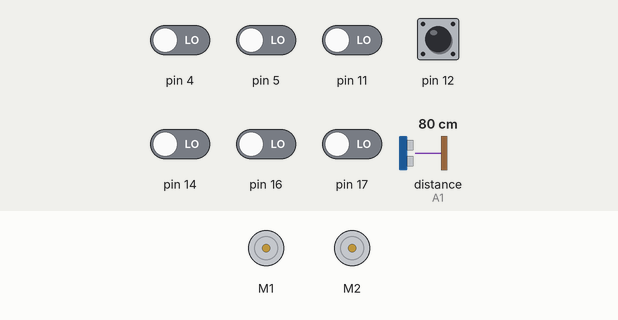
A sketch run on a simulated Arduino Uno, built with avr-gcc and run on an emulated ATmega328P. Shown: 2 × DC motor (green arrow = forward, orange = backward, longer = faster). Inputs (shaded band) come from the test bench; at power-on: pin 12 HIGH, pin 4, pin 5, pin 11, pin 14, pin 16, pin 17 LOW, distance to the obstacle (sensor on A1) 80 cm. The echo pulse lasts 58.3 µs per cm.

Above: at 0.8 s.
0.9 s: pin 12 pulled LOW for 0.15 s
At 2.7 s:
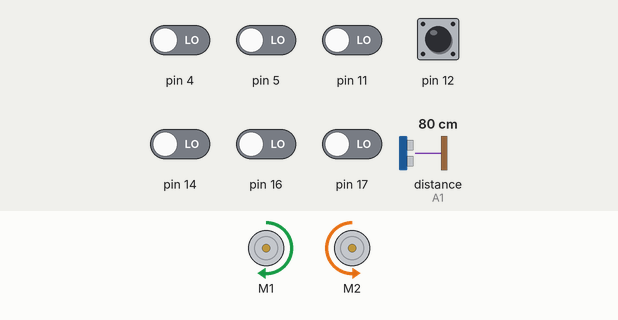
4.0 s: pin 4 driven HIGH
7.0 s: pin 5 driven HIGH
At 7.7 s:
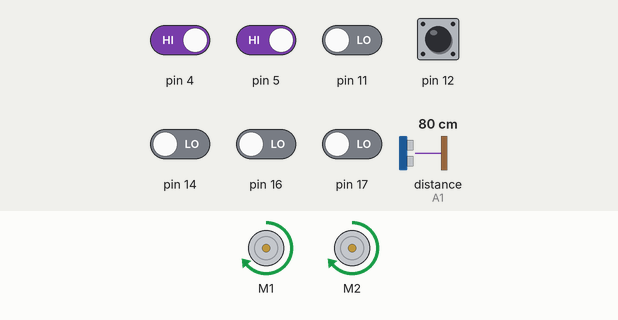
8.5 s: distance to the obstacle (sensor on A1) set to 2 cm
At 8.8 s:
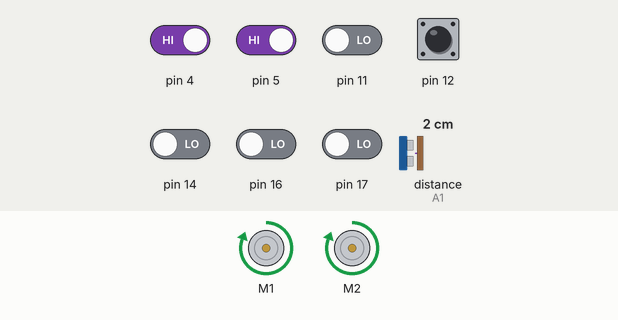
10.0 s: distance to the obstacle (sensor on A1) set to 9 cm
At 11.0 s:
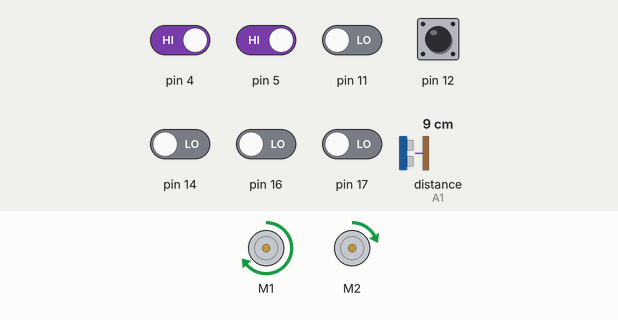
13.0 s: distance to the obstacle (sensor on A1) set to 35 cm
Timing chart, 0 to 17.0 s (numbered marks = the images above; inputs shaded):
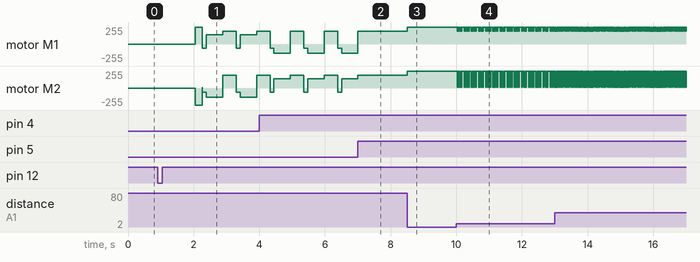

Measured:
- after the input at 7.0 s, motor M1, motor M2: goes on until 7.0 s, then stays forward 191/255
- after the input at 8.5 s, motor M1, motor M2: forward 191/255 → forward 255/255 at once
- after the input at 10.0 s, motor M1: alternates forward 255/255 for 0.02 s and forward 191/255 for 0.02 s, starting at once; motor M2: alternates forward 255/255 for 0.02 s and forward 12/255 for 0.02 s, starting at once

The sketch:

69Bot.ino
```cpp
#include <ZumoMotors.h>
#include <Pushbutton.h>
#include <QTRSensors.h>
#include <ZumoReflectanceSensorArray.h>

// Setup pins
#define LED               13
#define TRIGGER_PIN       6
#define ECHO_PIN          A1

// Light sensitivity
#define QTR_THRESHOLD     1800

// Speeds
#define TURN_SPEED        200
#define FORWARD_SPEED     300
#define MAX_SPEED         400
#define TURN_DURATION     50


ZumoMotors motors;
Pushbutton button(ZUMO_BUTTON); // pushbutton on pin 12

#define NUM_SENSORS 6
unsigned int sensor_values[NUM_SENSORS];

ZumoReflectanceSensorArray sensors;

void setup() {
  Serial.begin(9600);

  sensors.init();
  pinMode(TRIGGER_PIN, OUTPUT);
  pinMode(ECHO_PIN, INPUT);

  button.waitForButton();
  delay(1000);
  motors.setSpeeds(MAX_SPEED, -MAX_SPEED);
  delay(205);
  motors.setSpeeds(0,0);
}

void loop() {
  // Start scanning
  scanner(35);

  motors.setSpeeds(400, 400);

  // Charge when stopped scanning
  charge();

  // Dodge lines
  sensors.read(sensor_values);
  line_sensing();
}

///////////////////////////
//    S C A N N I N G    //
///////////////////////////
void scanner(float distance) {
  motors.setSpeeds(300, 20);

  while (echo() > distance) {
    sensors.read(sensor_values);
    line_sensing();
  }
}

//////////////////////////////
//     P R O X I M I T Y    //
/////////////////////////////
float echo() {
  digitalWrite(TRIGGER_PIN, LOW);
  delayMicroseconds(2);

  digitalWrite(TRIGGER_PIN, HIGH);
  delayMicroseconds(10);

  digitalWrite(TRIGGER_PIN, LOW);
  long dur = pulseIn(ECHO_PIN, HIGH);

  return dur * 0.01;
}

// If something is in sight, charge
void charge() {
  if (echo() < 35) {
    motors.setSpeeds(400, 400);
  }
}

////////////////////////////////////
//     L I N E  S E N S I N G     //
////////////////////////////////////
void line_sensing() {
  // Left edge
  if (sensor_values[0] < QTR_THRESHOLD) {
    // Back up
    motors.setSpeeds(-100, -100);
    delay(120);

    // Turn around
    motors.setSpeeds(220, -220);
    delay(500);

    // Towards middle of stage
    motors.setSpeeds(FORWARD_SPEED, FORWARD_SPEED);
    delay(400);
  }

  else if (sensor_values[5] < QTR_THRESHOLD) {
    // Back up a bit
    motors.setSpeeds(-100, -100);
    delay(120);

    // Spin to the left
    motors.setSpeeds(-220, 220);
    delay(500);

    // Towards the middle
    motors.setSpeeds(FORWARD_SPEED, FORWARD_SPEED);
    delay(400);
  }
}
```
